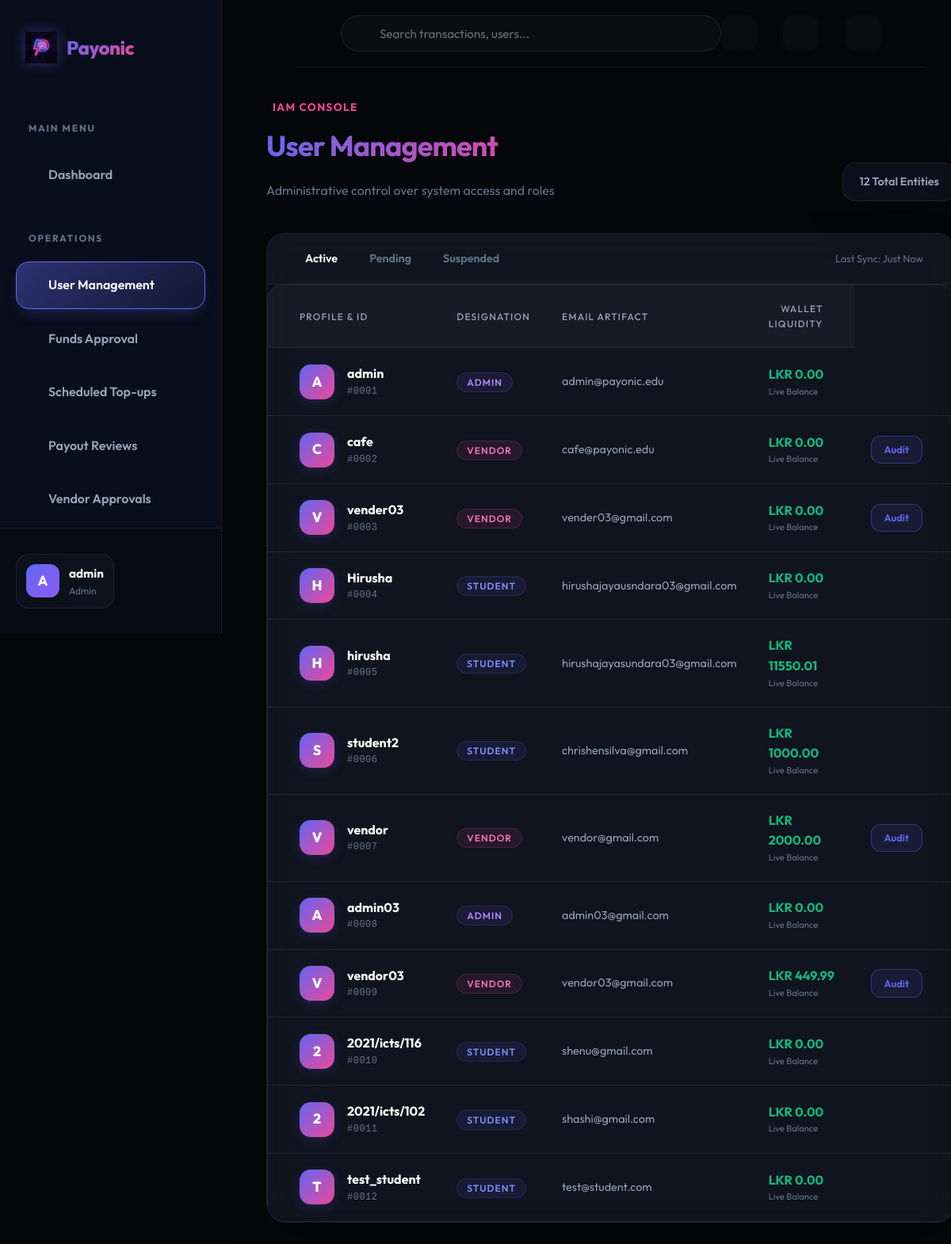
The app's page /admin/users (signed in) with its own data.
### app/models.py (models this page shows, shortened)
class User(UserMixin, db.Model):
    id = db.Column(db.Integer, primary_key=True)
    username = db.Column(db.String(64), index=True, unique=True, nullable=False)
    email = db.Column(db.String(120), index=True, unique=True, nullable=False)
    password_hash = db.Column(db.String(128))
    role = db.Column(db.String(20), nullable=False)  # student, vendor, admin
    is_active_user = db.Column(db.Boolean, default=True)
    phone_number = db.Column(db.String(20))
    registration_number = db.Column(db.String(50)) # For students
    student_id = db.Column(db.String(20)) # Internal ID
    vendor_name = db.Column(db.String(100)) # For vendors
    business_name = db.Column(db.String(100)) # For vendors
    business_type = db.Column(db.String(50)) # For vendors
    is_approved_vendor = db.Column(db.Boolean, default=False)
    profile_pic = db.Column(db.String(255))
    merchant_id = db.Column(db.String(50), unique=True)
    bank_name = db.Column(db.String(100))
    account_number = db.Column(db.String(50))
    account_holder_name = db.Column(db.String(100))
    wallet = db.relationship('Wallet', backref='owner', uselist=False, lazy=True)
    sent_transactions = db.relationship('Transaction', foreign_keys='Transaction.sender_id', backref='sender', lazy='dynamic')
    received_transactions = db.relationship('Transaction', foreign_keys='Transaction.receiver_id', backref='receiver', lazy='dynamic')
    qr_codes = db.relationship('QRCode', backref='vendor', lazy='dynamic')
    payout_requests = db.relationship('PayoutRequest', foreign_keys='PayoutRequest.vendor_id', backref='vendor', lazy='dynamic')
    two_factor_enabled = db.Column(db.Boolean, default=False)
    otp_secret = db.Column(db.String(32))
    low_balance_threshold = db.Column(db.Float, default=100.0) # LKR
    refund_requests = db.relationship('RefundRequest', foreign_keys='RefundRequest.user_id', backref='requester', lazy='dynamic')
    budgets = db.relationship('Budget', backref='user', lazy='dynamic')
    created_bills = db.relationship('SplitBill', backref='creator', lazy='dynamic')
    split_participations = db.relationship('SplitBillParticipant', backref='user', lazy='dynamic')
    notifications = db.relationship('Notification', backref='user', lazy='dynamic')
    @property
    def is_active(self):
        return self.is_active_user
    @property
    def unread_notification_count(self):
        return self.notifications.filter_by(is_read=False).count()

class Wallet(db.Model):
    id = db.Column(db.Integer, primary_key=True)
    user_id = db.Column(db.Integer, db.ForeignKey('user.id'), unique=True, nullable=False)
    balance = db.Column(db.Float, default=0.0)
    last_updated = db.Column(db.DateTime, default=datetime.utcnow, onupdate=datetime.utcnow)

### app/admin/routes.py (the view)
@bp.route('/users')
@login_required
def users():
    if current_user.role != 'admin':
        return redirect(url_for('main.index'))
    users = User.query.all()
    return render_template('admin/users.html', title='User Management', users=users)

### app/models.py (called while the page is built)
@login.user_loader
def load_user(id):
    return User.query.get(int(id))

### app/templates/admin/users.html (shortened to what this page needs)
{% extends "base.html" %}
{% block content %}
<div class="animate-fade-in">
    <div style="display: flex; justify-content: space-between; align-items: flex-end; margin-bottom: 2.5rem;">
        <div>
            <div
                style="display: flex; align-items: center; gap: 0.5rem; color: var(--secondary); font-weight: 700; font-size: 0.85rem; text-transform: uppercase; letter-spacing: 0.1em; margin-bottom: 0.5rem;">
                 IAM Console
            </div>
            <h1 class="text-gradient" style="font-size: 2.25rem;">User Management</h1>
            <p style="color: var(--text-dim);">Administrative control over system access and roles</p>
        </div>
        <div style="display: flex; gap: 1rem;">
            <div class="glass-panel"
                style="padding: 0.75rem 1.25rem; border-radius: 1rem; color: var(--text-muted); font-weight: 600; font-size: 0.9rem;">
                 {{ users|length }} Total Entities
            </div>
        </div>
    </div>
    <div class="glass-panel" style="overflow: hidden; padding: 0;">
        <div
            style="padding: 1.25rem 2.5rem; border-bottom: 1px solid var(--border); display: flex; justify-content: space-between; align-items: center; background: rgba(255,255,255,0.02);">
            <div style="display: flex; gap: 2rem;">
                <div
                    style="display: flex; align-items: center; gap: 0.5rem; font-size: 0.9rem; cursor: pointer; color: white; font-weight: 600;">
                     Active
                </div>
                <div
                    style="display: flex; align-items: center; gap: 0.5rem; font-size: 0.9rem; cursor: pointer; color: var(--text-dim); font-weight: 600;">
                     Pending
                </div>
                <div
                    style="display: flex; align-items: center; gap: 0.5rem; font-size: 0.9rem; cursor: pointer; color: var(--text-dim); font-weight: 600;">
                     Suspended
                </div>
            </div>
            <div style="font-size: 0.8rem; color: var(--text-dim);">
                Last Sync: Just Now
            </div>
        </div>
        <div class="table-container">
            <table style="width: 100%;">
                <thead>
                    <tr>
                        <th style="padding-left: 2.5rem;">Profile & ID</th>
                        <th>Designation</th>
                        <th>Email Artifact</th>
                        <th style="text-align: right; padding-right: 2.5rem;">Wallet Liquidity</th>
                    </tr>
                </thead>
                <tbody>
                    {% for user in users %}
                    <tr style="transition: all 0.2s;" onmouseover="this.style.background='rgba(236, 72, 153, 0.03)'"
                        onmouseout="this.style.background='transparent'">
                        <td style="padding-left: 2.5rem;">
                            <div style="display: flex; align-items: center; gap: 1rem;">
                                <div
                                    style="width: 44px; height: 44px; border-radius: 14px; background: linear-gradient(135deg, var(--primary), var(--secondary)); display: flex; align-items: center; justify-content: center; font-weight: 800; font-size: 1.1rem; box-shadow: 0 4px 15px rgba(99, 102, 241, 0.2);">
                                    {{ user.username[0]|upper }}
                                </div>
                                <div>
                                    <div style="font-weight: 700; font-size: 1rem; color: white;">{{ user.username }}
                                    </div>
                                    <div
                                        style="font-size: 0.75rem; color: var(--text-dim); font-family: monospace; letter-spacing: 0.5px;">
                                        #{{ "%04d"|format(user.id) }}</div>
                                </div>
                            </div>
                        </td>
                        <td>
                            <span class="badge-pill" style="
                                background: {{ 'rgba(99, 102, 241, 0.1)' if user.role == 'student' else ('rgba(236, 72, 153, 0.1)' if user.role == 'vendor' else 'rgba(139, 92, 246, 0.1)') }};
                                color: {{ '#818cf8' if user.role == 'student' else ('#f472b6' if user.role == 'vendor' else '#a78bfa') }};
                                border: 1px solid {{ 'rgba(99, 102, 241, 0.2)' if user.role == 'student' else ('rgba(236, 72, 153, 0.2)' if user.role == 'vendor' else 'rgba(139, 92, 246, 0.2)') }};
                                text-transform: uppercase; letter-spacing: 1px;">
                                {{ user.role }}
                            </span>
                        </td>
                        <td style="color: var(--text-muted); font-size: 0.9rem;">
                             {{ user.email }}
                        </td>
                        <td>
                            <div style="font-weight: 700; color: var(--success);">LKR {{
                                "{:.2f}".format(user.wallet.balance if user.wallet else 0) }}</div>
                            <div style="font-size: 0.7rem; color: var(--text-dim);">Live Balance</div>
                        </td>
                        <td style="text-align: right; padding-right: 2.5rem;">
                            {% if user.role == 'vendor' %}
                            <a href="{{ url_for('admin.audit_vendor', id=user.id) }}" class="btn"
                                style="background: rgba(99, 102, 241, 0.1); color: var(--primary); border: 1px solid var(--primary-glow); padding: 0.4rem 1rem; font-size: 0.8rem;">
                                 Audit
                            </a>
                            {% endif %}
                        </td>
                    </tr>
                    {% endfor %}
                </tbody>
            </table>
        </div>
    </div>
</div>
{% endblock %}

### app/templates/base.html (shortened to what this page needs)
<!doctype html>
<html lang="en">
<head>
  <link rel="stylesheet" href="{{ url_for('static', filename='css/style.css') }}">
  <link href="https://cdn.jsdelivr.net/npm/remixicon@3.5.0/fonts/remixicon.css" rel="stylesheet">
</head>
<body>
  {% set is_portal = current_user.is_authenticated %}
  <div class="{{ 'portal-layout' if is_portal else 'landing-layout' }}">
    {% if is_portal %}
    <aside class="sidebar">
      <div class="sidebar-brand">
        <a href="{{ url_for('main.index') }}" class="nav-brand">
          <img src="{{ url_for('static', filename='img/payonic_logo.png') }}" alt="Payonic Logo">
          <span class="text-gradient">Payonic</span>
        </a>
      </div>
      <nav class="sidebar-nav">
        <div class="nav-section">Main Menu</div>
        <a href="{{ url_for('main.dashboard' if current_user.role == 'student' else ('vendor.dashboard' if current_user.role == 'vendor' else 'admin.dashboard')) }}"
          class="sidebar-link {{ 'active' if request.endpoint in ['main.dashboard', 'vendor.dashboard', 'admin.dashboard'] }}">
           Dashboard
        </a>
        {% if current_user.role == 'admin' %}
        <div class="nav-section">Operations</div>
        <a href="{{ url_for('admin.users') }}" class="sidebar-link {{ 'active' if request.endpoint == 'admin.users' }}">
           User Management
        </a>
        <a href="{{ url_for('admin.requests') }}"
          class="sidebar-link {{ 'active' if request.endpoint == 'admin.requests' }}">
           Funds Approval
        </a>
        <a href="{{ url_for('admin.manage_scheduled_topups') }}"
          class="sidebar-link {{ 'active' if request.endpoint == 'admin.manage_scheduled_topups' }}">
           Scheduled Top-ups
        </a>
        <a href="{{ url_for('admin.payouts') }}"
          class="sidebar-link {{ 'active' if request.endpoint == 'admin.payouts' }}">
           Payout Reviews
        </a>
        <a href="{{ url_for('admin.pending_vendors') }}"
          class="sidebar-link {{ 'active' if request.endpoint == 'admin.pending_vendors' }}">
           Vendor Approvals
        </a>
        {% endif %}
      </nav>
      <div class="sidebar-footer">
        <div class="user-pill">
          <div class="user-avatar"
            style="overflow: hidden; display: flex; align-items: center; justify-content: center;">
            {% if current_user.profile_pic %}
            <img src="{{ url_for('static', filename=current_user.profile_pic) }}" alt="P"
              style="width: 100%; height: 100%; object-fit: cover;">
            {% else %}
            {{ current_user.username[0]|upper }}
            {% endif %}
          </div>
          <div class="user-info">
            <div class="user-name">{{ current_user.username }}</div>
            <div class="user-role">{{ current_user.role }}</div>
          </div>
        </div>
        <a href="{{ url_for('auth.logout') }}" class="logout-btn" title="Logout">
        </a>
      </div>
    </aside>
    {% endif %}
    <main class="{{ 'main-wrapper' if is_portal else 'landing-main' }}">
      {% if is_portal %}
      <header class="portal-header">
        <div class="header-search">
          <input type="text" placeholder="Search transactions, users...">
        </div>
        <div class="header-actions">
          <a href="{{ url_for('main.notifications') }}" class="action-icon">
          </a>
          <button id="theme-toggle" class="action-icon"
            style="border: none; cursor: pointer; color: var(--text-dim); outline: none;">
          </button>
          <a href="{{ url_for('main.settings') }}" class="action-icon">
          </a>
        </div>
      </header>
      {% endif %}
      <div class="{{ 'portal-content' if is_portal else 'container landing-content' }}">
        {% block content %}{% endblock %}
      </div>
    </main>
  </div>
</body>
</html>

### records on screen
User: username "A", username "admin", role "Admin", id "0001", role "ADMIN", email "admin@payonic.edu", wallet "0.00"
User: username "C", username "cafe", id "0002", role "VENDOR", email "cafe@payonic.edu"
Wallet: wallet "0.00"
User: username "V", username "vender03", id "0003", role "VENDOR", email "vender03@gmail.com"
Wallet: wallet "0.00"
User: username "H", username "Hirusha", id "0004", role "STUDENT", email "hirushajayausndara03@gmail.com"
Wallet: wallet "0.00"
User: username "H", username "hirusha", id "0005", role "STUDENT", email "hirushajayasundara03@gmail.com"
Wallet: wallet "11550.01"
User: username "S", username "student2", id "0006", role "STUDENT", email "chrishensilva@gmail.com"
Wallet: wallet "1000.00"
User: username "V", username "vendor", id "0007", role "VENDOR", email "vendor@gmail.com"
Wallet: wallet "2000.00"
User: username "A", username "admin03", id "0008", role "ADMIN", email "admin03@gmail.com"
Wallet: wallet "0.00"
User: username "V", username "vendor03", id "0009", role "VENDOR", email "vendor03@gmail.com"
Wallet: wallet "449.99"
User: username "2", username "2021/icts/116", id "0010", role "STUDENT", email "shenu@gmail.com"
Wallet: wallet "0.00"
User: username "2", username "2021/icts/102", id "0011", role "STUDENT", email "shashi@gmail.com"
Wallet: wallet "0.00"
User: username "T", username "test_student", id "0012", role "STUDENT", email "test@student.com"
Wallet: wallet "0.00"

### other values on screen
{{ users|length }} "12"
